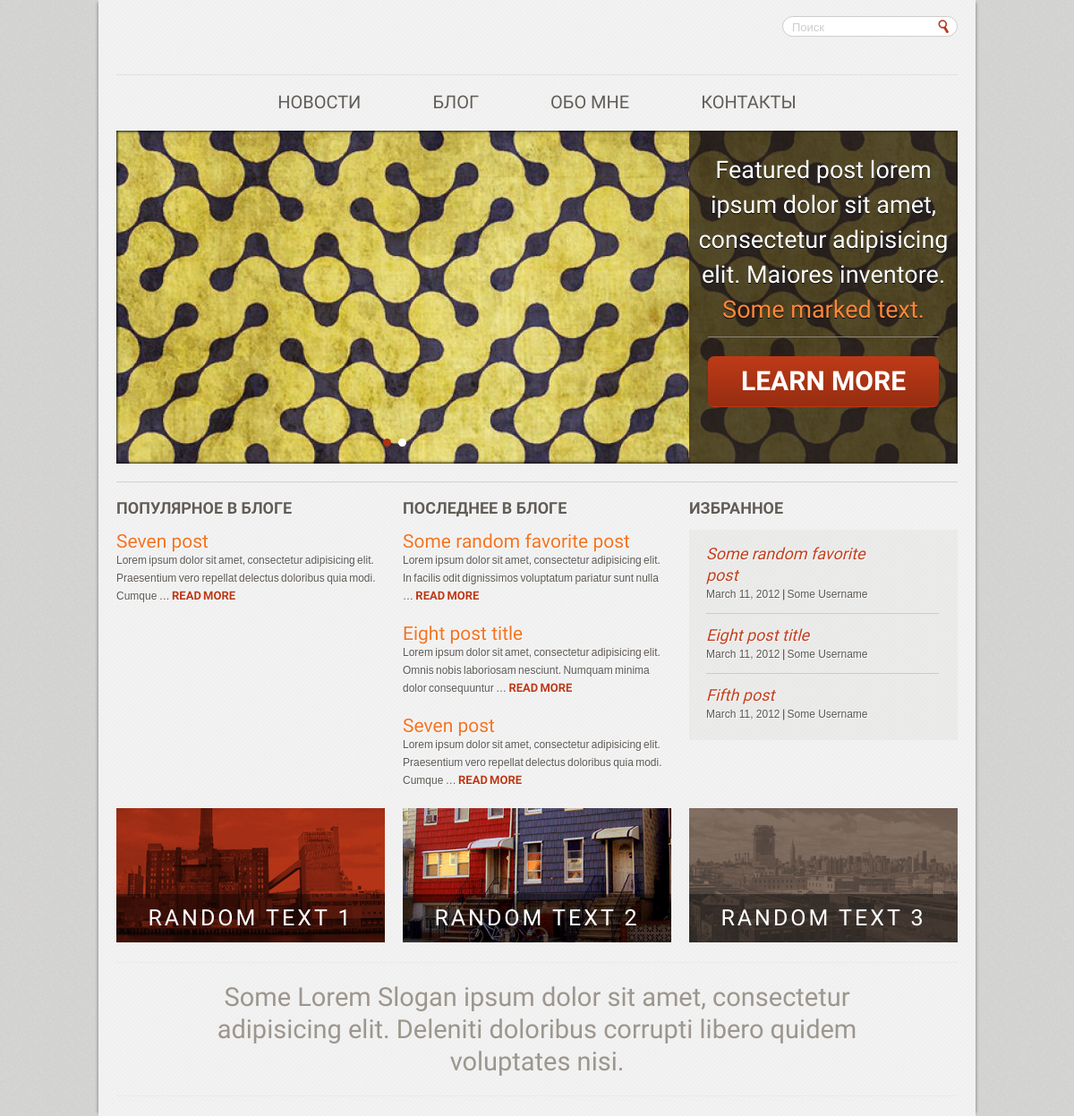
The page / on the database its author committed.
### blog_project/apps/blog/models.py (models this page shows, shortened)
class Blog(models.Model):
    post_type = models.ForeignKey(PostType, blank=True, null=True)
    post_author = models.ForeignKey(SiteUsers, blank=True, null=True)
    post_title = models.CharField(max_length=200)
    post_text = models.TextField()
    post_illustration = models.ImageField(upload_to='img', blank=True, null=True)

### blog_project/views.py (the view)
# urls.py: url(r'^$', 'blog_project.views.news', name='news'),
def news(request):
    blog_post_list = Blog.objects.all().order_by('-id')[:3]
    favorite_post_list = Blog.objects.filter(post_type__post_type='favorites').order_by('-id')[:3]
    popular_post_list = Blog.objects.filter(post_type__post_type='popular').order_by('-id')[:3]
    return render(request, "news.html", {"blog_list": blog_post_list,
                                         "blog_popular_post_list": popular_post_list,
                                         "blog_favorite_post_list": favorite_post_list})

### blog_project/templates/news.html (shortened to what this page needs)
{% extends "base.html" %}
{% block content %}
<div class="fade-gallery">
	<div class="gmask">
		<ul>
			<li class="active">
				<img src="/static/images/img-1.jpg" height="372" width="940" alt="" />
				<span class="mask"></span>
			</li>
		</ul>
		<div class="text-column">
			<div class="text-block">
				<p>Featured post lorem ipsum dolor sit amet, consectetur adipisicing elit. Maiores inventore. <mark>Some marked text.</mark></p>
			</div>
			<div class="btn-block">
				<a href="#" class="btn-2">learn more</a>
			</div>
		</div>
	</div>
	<div class="pagination"></div>
</div>
<section class="widget-section section">
	<div class="widget">
		<h2><a href="/blog/">Популярное в блоге</a></h2>
		<ul class="item-list news-lsit">
			{% for blog_post in blog_popular_post_list  %}
				<li>
					<h3><a href="/blog/blog_post/{{ blog_post.id }}/">{{ blog_post.post_title }}</a></h3>
					<p>{{ blog_post.post_text|striptags|truncatewords:16 }} <a href="/blog/blog_post/{{ blog_post.id }}/" class="btn-more">read more</a></p>
				</li>
			{% endfor %}
		</ul>
	</div>
	<div class="widget">
		<h2><a href="/blog/">Последнее в блоге</a></h2>
		<ul class="item-list news-lsit">
			{% for blog_post in blog_list  %}
				<li>
					<h3><a href="/blog/blog_post/{{ blog_post.id }}/">{{ blog_post.post_title }}</a></h3>
					<p>{{ blog_post.post_text|striptags|truncatewords:16 }} <a href="/blog/blog_post/{{ blog_post.id }}/" class="btn-more">read more</a></p>
				</li>
			{% endfor %}
		</ul>
	</div>
	<div class="widget">
		<h2><a href="#">Избранное</a></h2>
		<ul class="item-list item-list-2">
			{% for blog_post in blog_favorite_post_list %}
			<li>
				<h3 class="short"><a href="/blog/blog_post/{{ blog_post.id }}/">{{ blog_post.post_title }}</a></h3>
				<div class="meta">
					<span class="date">March 11, 2012</span>
					<span class="author">Some Username</span>
				</div>
			</li>
			{% endfor %}
		</ul>
	</div>
</section>
<section class="section">
	<div class="box-1">
		<a href="#" class="visual">
			<img src="/static/images/img-2.gif" alt="" width="300" height="150" >
			<span class="caption">Random text 1</span>
		</a>
	</div>
	<div class="box-1">
		<a href="#" class="visual">
			<img src="/static/images/img-3.gif" alt="" width="300" height="150" >
			<span class="caption">Random text 2</span>
		</a>
	</div>
	<div class="box-1">
		<a href="#" class="visual">
			<img src="/static/images/img-4.gif" alt="" width="300" height="150" >
			<span class="caption">Random text 3</span>
		</a>
	</div>
</section>
{% endblock content %}

### rows shown on the page
Blog: post_title "Seven post", post_text "Lorem ipsum dolor sit amet, consectetur adipisicing elit. Praesentium vero repellat delectus doloribus quia modi. Cumque …"
Blog: post_title "Some random favorite post", post_text "Lorem ipsum dolor sit amet, consectetur adipisicing elit. In facilis odit dignissimos voluptatum pariatur sunt nulla …"
Blog: post_title "Eight post title", post_text "Lorem ipsum dolor sit amet, consectetur adipisicing elit. Omnis nobis laboriosam nesciunt. Numquam minima dolor consequuntur …"
Blog: post_title "Fifth post"
